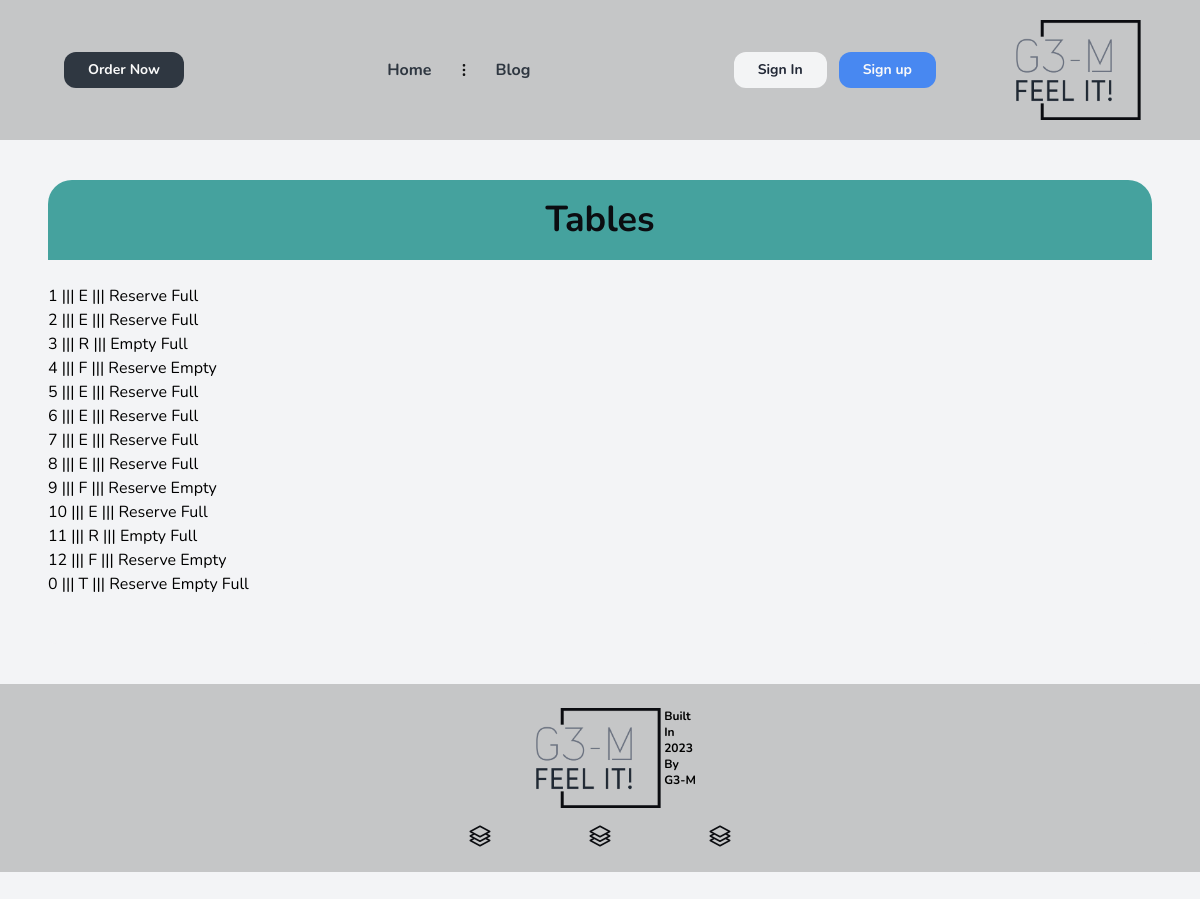
/tables/list-table, run on the app's committed database.
### tables/models.py (models this page shows)
class Table(BaseModel):
    status_fields = [("R", "Reserved"), ("E", "Empty"), ("F", "Full"), ("T", "TakeAway")]
    number = models.PositiveIntegerField()
    status = models.CharField(max_length=1, choices=status_fields, default='E')
    def __str__(self) -> str:
        return f'{self.number}'

### tables/views.py (the view)
# urls.py: path('list-table', views.ListTableView.as_view(), name='list-table'),
class ListTableView(ListView):
    model = Table
    template_name = 'Reservation_ListTableTemplate.html'
    context_object_name = 'table'

### core/models.py (called while the page is built)
    def get_queryset(self):
        return super().get_queryset().filter(deleted_at__isnull=True)

### templates/Reservation_ListTableTemplate.html (shortened to what this page needs)
{% extends "base.html" %}
{% load widget_tweaks %}
{% block content %}
    <div class=" forms-div ">
    <h2 class='forms-header'>Tables</h2>
<div class="center">
	<ul class="tasks">
		{% for task in table %}
            <br>
            {{ task }} |||
            {{ task.status }}  |||
            {% if task.status != 'R' %}
            <form action="{% url 'tables:change-table-status' task.pk 'R' %}" method="post" style="display:inline;">
                <button type="submit">Reserve</button>
            </form>
            {% endif %}
            {% if task.status != 'E' %}
            <form action="{% url 'tables:change-table-status' task.pk 'E' %}" method="post" style="display:inline;">
                <button type="submit">Empty</button>
            </form>
            {% endif %}
            {% if task.status != 'F' %}
            <form action="{% url 'tables:change-table-status' task.pk 'F' %}" method="post" style="display:inline;">
                <button type="submit">Full</button>
            </form>
            {% endif %}
		{% endfor %}
	</ul>
</div>
{% endblock content %}

### static/src/styles.css (style rules this page uses)
html { line-height: 1.5; -webkit-text-size-adjust: 100%; -moz-tab-size: 4; -o-tab-size: 4; tab-size: 4; font-family: ui-sans-serif, system-ui, -apple-system, BlinkMacSystemFont, "Segoe UI", Roboto, "Helvetica Neue", Arial, "Noto Sans", sans-serif, "Apple Color Emoji", "Segoe UI Emoji", "Segoe UI Symbol", "Noto Color Emoji"; font-feature-settings: normal; font-variation-settings: normal; }
body { margin: 0; line-height: inherit; }
h1, h2, h3, h4, h5, h6 { font-size: inherit; font-weight: inherit; }
button, input, optgroup, select, textarea { font-family: inherit; font-feature-settings: inherit; font-variation-settings: inherit; font-size: 100%; font-weight: inherit; line-height: inherit; color: inherit; margin: 0; padding: 0; }
button, select { text-transform: none; }
button, [type='button'], [type='reset'], [type='submit'] { -webkit-appearance: button; background-color: transparent; background-image: none; }
blockquote, dl, dd, h1, h2, h3, h4, h5, h6, hr, figure, p, pre { margin: 0; }
ol, ul, menu { list-style: none; margin: 0; padding: 0; }
button, [role="button"] { cursor: pointer; }
.bg-gray-100 { --tw-bg-opacity: 1; background-color: rgb(243 244 246 / var(--tw-bg-opacity)); }
.font-enfont { font-family: Nunito; }
.forms-header { display: block; border-top-left-radius: 1.5rem; border-top-right-radius: 1.5rem; --tw-bg-opacity: 1; background-color: rgb(69 162 158 / var(--tw-bg-opacity)); padding-top: 1.25rem; padding-bottom: 1.25rem; text-align: center; font-size: 2.25rem; line-height: 2.5rem; font-weight: 700; --tw-text-opacity: 1; color: rgb(11 12 16 / var(--tw-text-opacity)); }
.forms-div { margin-top: 2.5rem; margin-bottom: 2.5rem; margin-left: 1.5rem; margin-right: 1.5rem; border-radius: 0.5rem; --tw-bg-opacity: 1; background-color: rgb(243 244 246 / var(--tw-bg-opacity)); padding-bottom: 3rem; }
@media (min-width: 1024px) { .forms-div { margin-left: 3rem; margin-right: 3rem; } }

### data on the page
Table: number "1", status "E", shows "Reserve", shows "Full"
Table: number "2", status "E", shows "Reserve", shows "Full"
Table: number "3", status "R", shows "Empty", shows "Full"
Table: number "4", status "F", shows "Reserve", shows "Empty"
Table: number "5", status "E", shows "Reserve", shows "Full"
Table: number "6", status "E", shows "Reserve", shows "Full"
Table: number "7", status "E", shows "Reserve", shows "Full"
Table: number "8", status "E", shows "Reserve", shows "Full"
Table: number "9", status "F", shows "Reserve", shows "Empty"
Table: number "10", status "E", shows "Reserve", shows "Full"
Table: number "11", status "R", shows "Empty", shows "Full"
Table: number "12", status "F", shows "Reserve", shows "Empty"
Table: number "0", status "T", shows "Reserve", shows "Empty", shows "Full"
